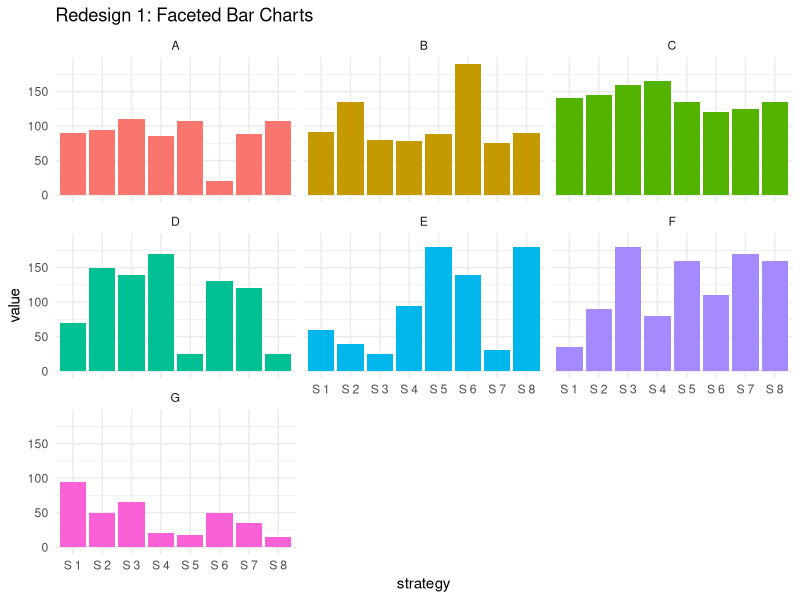
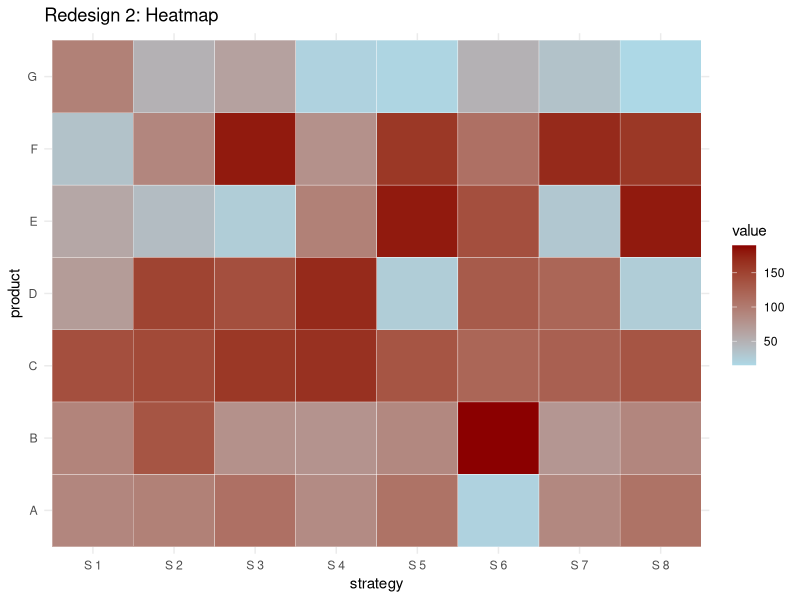

Recreate these plots in R, in order.
## ---- chunk 1
library(ggplot2)

strategy <- rep(paste("S", 1:8), 7)
product <- rep(c("A","B","C","D","E","F","G"), each = 8)

value <- c(
90,95,110,85,108,20,88,108,
92,135,80,78,88,190,75,90,
140,145,160,165,135,120,125,135,
70,150,140,170,25,130,120,25,
60,40,25,95,180,140,30,180,
35,90,180,80,160,110,170,160,
95,50,65,20,18,50,35,15
)

data <- data.frame(strategy, product, value)
## ---- chunk 2
ggplot(data, aes(x = strategy, y = value, fill = product)) +
geom_col(show.legend = FALSE) +
facet_wrap(~product, ncol=3) +
theme_minimal() +
labs(title="Redesign 1: Faceted Bar Charts")
## ---- chunk 3
ggplot(data, aes(x = strategy, y = product, fill = value)) +
geom_tile(color="white") +
scale_fill_gradient(low="lightblue", high="darkred") +
theme_minimal() +
labs(title="Redesign 2: Heatmap")
